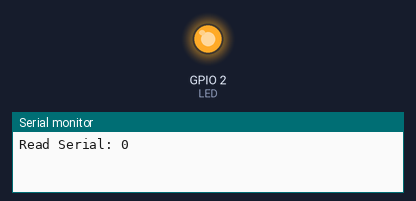
Simulated run of this program. Board: ESP32. Shown: output pins drawn as LEDs (lit = HIGH), the last lines printed to the serial monitor.

Above: at 1.0 s.
At 3.0 s:
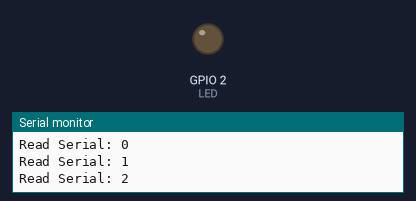
Timing chart, 0 to 5.2 s (numbered marks = the images above):
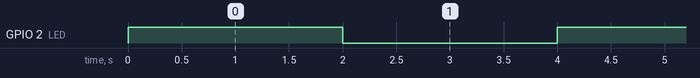

Measured:
- by itself, GPIO 2 (LED): alternates HIGH for 2.0 s and LOW for 2.0 s

The program:

main.cpp
```cpp
/********************************************************************************
 * Eng Lucas Buzetto Tsuchiya
 * RTOS Studies
 * Exemplo de criação e utilização de Task
 *
********************************************************************************/
//Biblioteca da plataforma arduino
#include <Arduino.h>

//Biblioteca do FreeRTOS
#include "freertos/FreeRTOS.h"
#include "freertos/task.h"

//Mapeamento de Pino da LED
#define LED 2

//Variváeis para armazenamento do Handle das tasks
TaskHandle_t taskBlinkLedHandle = NULL;
TaskHandle_t taskReadSerialHandle = NULL;

//Protótipo das Tasks
void taskBlinkLed(void *pvParameters);
void taskReadSerial(void *pvParameters);

void setup() {
  Serial.begin(9600);
  xTaskCreate(taskBlinkLed, "taskBlinkLed", configMINIMAL_STACK_SIZE, NULL, 1, &taskBlinkLedHandle);
  xTaskCreate(taskReadSerial, "taskReadSerial", configMINIMAL_STACK_SIZE+1024, NULL, 2, &taskReadSerialHandle); //Task com maior prioridade
}

void loop() {
  // put your main code here, to run repeatedly:
  vTaskDelay(1000);
}

void taskBlinkLed(void *pvParameters){
  pinMode(LED,OUTPUT);
  while (1){
    digitalWrite(LED, !digitalRead(LED));
    vTaskDelay(pdMS_TO_TICKS(2000));
  }
}

void taskReadSerial(void *pvParameter){
  int cont = 0;
  while (1){
    Serial.println("Read Serial: " + String(cont++));
    vTaskDelay(pdMS_TO_TICKS(1000));
  }
}
```
